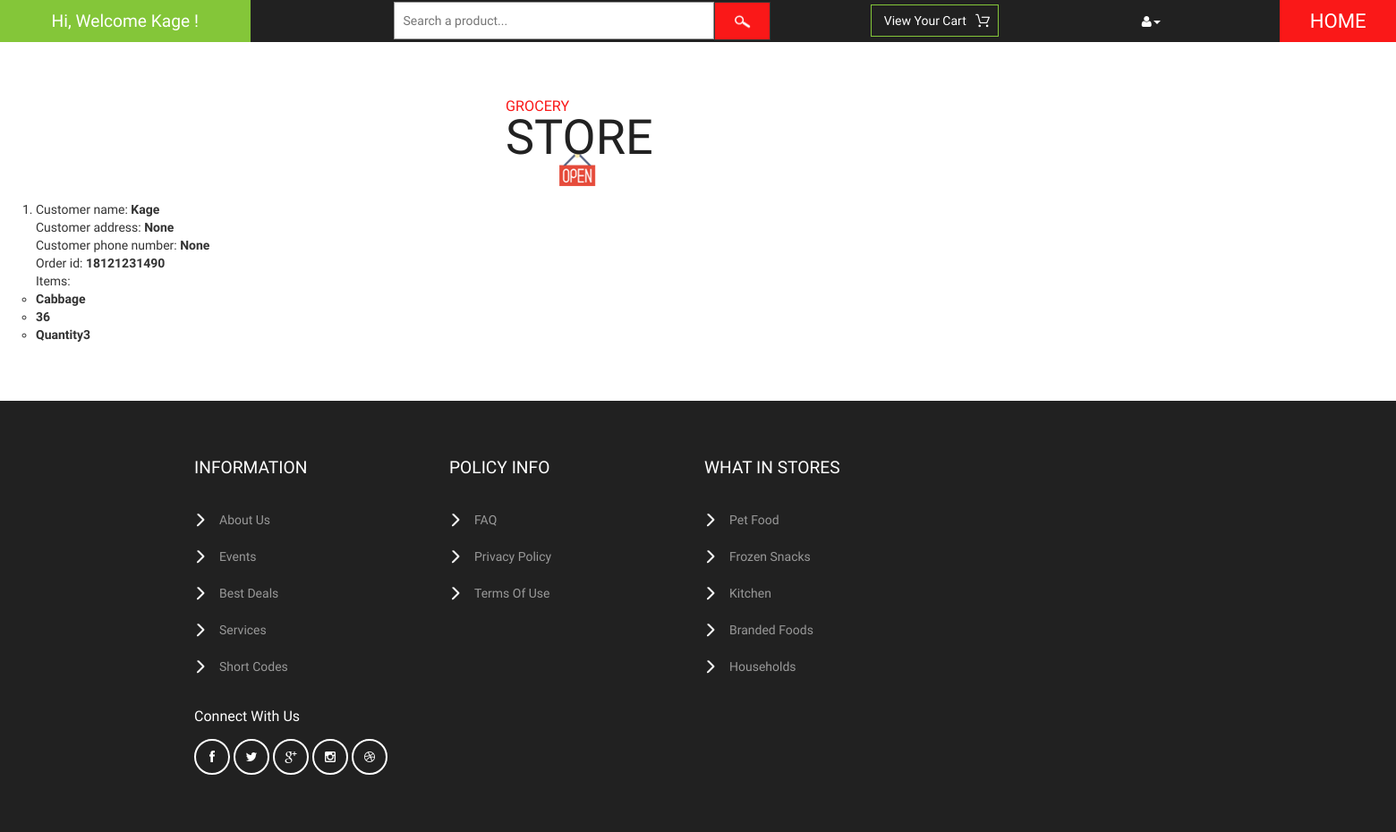
Page /vendor/show-orders/ (signed in) on the earlier database version.
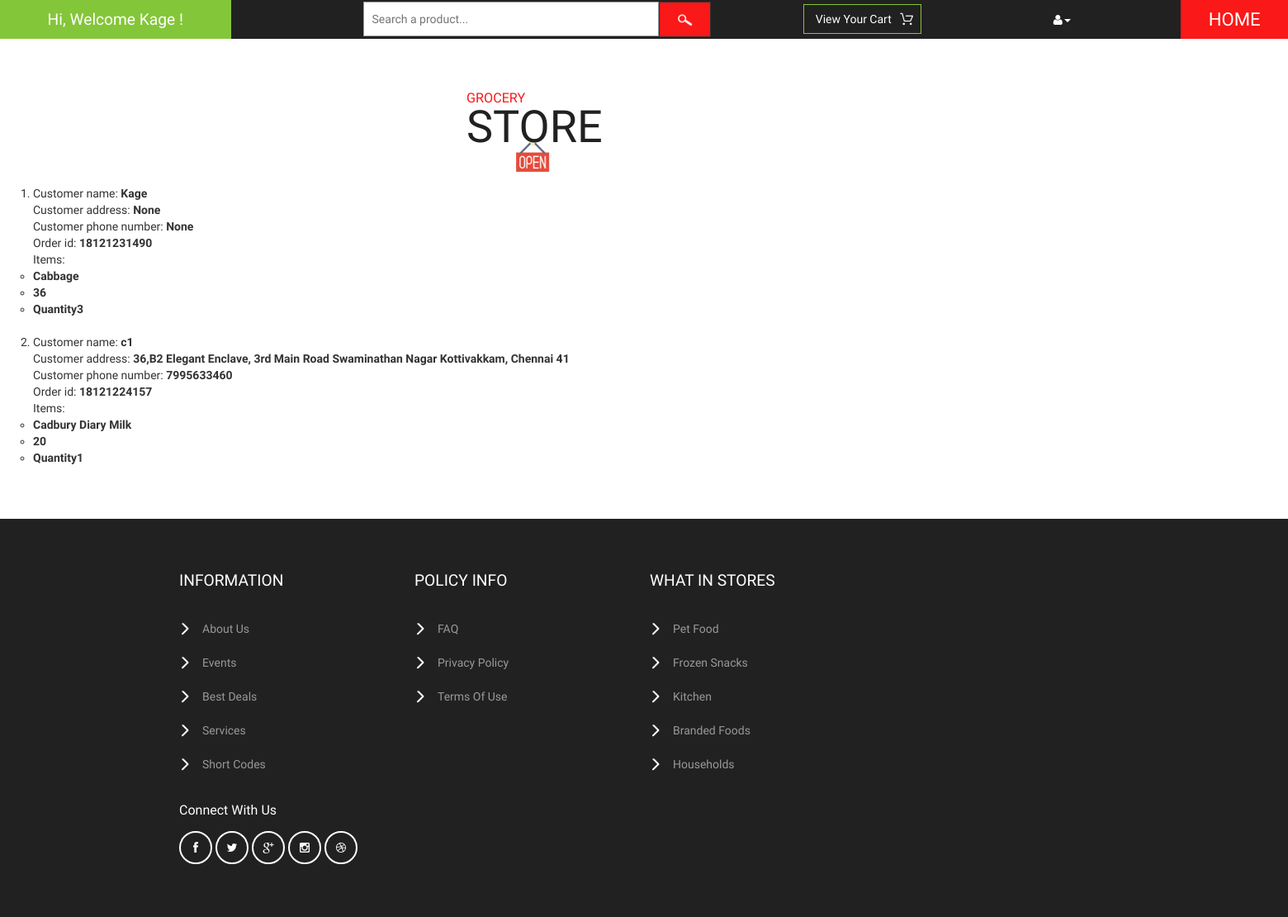
Same page on the later database version.
### cart/models.py (models this page shows, shortened)
class Order(models.Model):
    vendor = models.ManyToManyField(User)
    owner = models.ForeignKey(CustomerProfile, on_delete=models.SET_NULL, null=True, related_name='o')
    ref_code = models.CharField(max_length=20)
    items = models.ManyToManyField(OrderItem, related_name='item')
    is_ordered = models.BooleanField(default=False)
    date_ordered = models.DateTimeField(null=True)

class OrderItem(models.Model):
    vendor = models.ManyToManyField(User)
    product = models.ForeignKey(Product, on_delete=models.SET_NULL, null=True)
    is_ordered = models.BooleanField(default=False)
    date_added = models.DateTimeField(auto_now_add=True)
    date_ordered = models.DateTimeField(null=True)
    qty = models.IntegerField(null=True, default=1)
    ref_code = models.CharField(max_length=20)

### customer/models.py (models this page shows)
class CustomerProfile(models.Model):
    Customer = models.OneToOneField(User, on_delete=models.CASCADE, related_name='cus')
    prod = models.ManyToManyField(Product, blank=True)
    phone_number = models.IntegerField(null=True, validators=[MaxValueValidator(9999999999)])
    address = models.TextField(null=True)
    def __str__(self):
        return self.Customer.username

### vendor/models.py (models this page shows, shortened)
class Product(models.Model):
    category = models.ForeignKey(Category, on_delete=models.CASCADE)
    prod_name = models.CharField(max_length=150)
    ingredients = models.TextField(max_length=264, blank=True)
    stock = models.IntegerField(default=0)
    cost = models.IntegerField(default=0)
    brand = models.CharField(max_length=150, blank=True)
    prod_pic = models.FileField(upload_to='documents/', blank=True)
    created_at = models.DateTimeField(auto_now_add=True)
    updated_at = models.DateTimeField(auto_now=True)
    def __str__(self):
        return self.prod_name

### vendor/views.py (the view)
# urls.py: path('show-orders/', views.view_orders, name='view-orders'),
@login_required(login_url='vendor:actor_authentication:login_all')
@vendor_required
def view_orders(request):
    orders = Order.objects.filter(is_ordered=True, vendor=request.user)
    return render(request, 'vendor/show_orders.html', {'orders': orders})

### customer/templatetags/customer_filters.py (called while the page is built)
@register.simple_tag()
def multiply(qty, unit_price, *args, **kwargs):
    return qty * unit_price

### vendor/templates/vendor/show_orders.html
{% extends 'vendor/base.html' %}
{% load customer_filters %}
{% block content %}
<ol>
{% if user.is_authenticated %}
{% for order in orders %}
    <li>
    Customer name: <b>{{ order.owner }}</b><br>
    Customer address: <b>{{ order.owner.address }}</b><br>
    Customer phone number: <b>{{ order.owner.phone_number }}</b><br>
    Order id: <b>{{ order.ref_code }}</b><br>
    Items:
    <b>
    <ul>
    {% for item in order.items.all %}
        {% for vendor in item.vendor.all %}
            {% if user == vendor %}
                <li>{{ item.product }}</li>
                <li>{% multiply item.product.cost item.qty %}</li>
                <li>Quantity{{ item.qty }}</li>
            {% endif %}
        {% endfor %}
    {% endfor %}
    </ul>
    </b>
    <br>
    </li>
{% endfor %}
</ol>
{% endif %}
{% endblock %}

### vendor/templates/vendor/base.html (shortened to what this page needs)
{% load static %}
<!DOCTYPE html>
<html>
<head>
<link href="{% static 'customer/css/bootstrap.css' %}" rel="stylesheet" type="text/css" media="all" />
<link href="{% static 'customer/css/style.css' %}" rel="stylesheet" type="text/css" media="all" />
<link href="{% static 'customer/css/font-awesome.css' %}" rel="stylesheet" type="text/css" media="all" />
</head>
<body>
	<div class="header">
		<div class="offers">
            {% if user.is_authenticated %}
			<a>Hi, Welcome {{ user.username }} !</a>
            {% else %}
            <a>Hi, Welcome Today !</a>
            {% endif %}
		</div>
		<div class="search">
			<form action="{% url 'vendor:view_products' %}">
				<input type="text" name="q" placeholder="Search a product..." onfocus="this.value = '';" onblur="if (this.value == '') {this.value = 'Search a product...';}" required="">
				<input type="submit" value=" " name="search_button">
			</form>
		</div>
		<div class="product_list_header">
			<form action="{% url 'cart:order_summary' %}" method="post" class="last">
                <fieldset>
                    {% if user.is_authenticated %}
                        <input type="submit" name="submit" value="View your cart" class="button" />
                    {% endif %}
                </fieldset>
            </form>
		</div>
		<div class="header_right">
			<ul>
				<li class="dropdown profile_details_drop">
					<a href="#" class="dropdown-toggle" data-toggle="dropdown"><i class="fa fa-user" aria-hidden="true"></i><span class="caret"></span></a>
				</li>
			</ul>
		</div>
		<div class="header_right1">
			<h2><a href="{% url 'customer:home' %}">HOME</a></h2>
		</div>
	</div>
	<div class="logo_products">
		<div class="container" style="margin-left: 550px;">
			<div class="logo_products_left">
				<h1><a><span>Grocery</span> Store</a></h1>
			</div>
			<div class="clearfix"> </div>
		</div>
	</div>
{% block content %}
{% endblock %}
	<div class="footer">
		<div class="container" style="margin-left: 187px;">
			<div class="col-md-3 footer_grid">
				<h3>information</h3>
				<ul class="footer_grid_list">
					<li><a href="#">About Us</a></li>
                    <li><a href="#">Events</a></li>
                    <li><a href="#">Best Deals</a></li>
					<li><a href="#">Services</a></li>
					<li><a href="#">Short Codes</a></li>
				</ul>
			</div>
			<div class="col-md-3 footer_grid">
				<h3>policy info</h3>
				<ul class="footer_grid_list">
					<li><a href="#">FAQ</a></li>
					<li><a href="#">privacy policy</a></li>
					<li><a href="#">terms of use</a></li>
				</ul>
			</div>
			<div class="col-md-3 footer_grid">
				<h3>what in stores</h3>
				<ul class="footer_grid_list">
					<li><a href="#">Pet Food</a></li>
					<li><a href="#">Frozen Snacks</a></li>
					<li><a href="#">Kitchen</a></li>
					<li><a href="#">Branded Foods</a></li>
					<li><a href="#">Households</a></li>
				</ul>
			</div>
			<div class="clearfix"> </div>
			<div class="footer_grids">
				<div class="col-md-3 footer_grid footer_grids_footer">
					<div class="footer_grid_bottom">
						<h5>connect with us</h5>
						<ul class="social_icons">
							<li><a href="#" class="facebook"><i class="fa fa-facebook" aria-hidden="true"></i></a></li>
							<li><a href="#" class="twitter"><i class="fa fa-twitter" aria-hidden="true"></i></a></li>
							<li><a href="#" class="google"><i class="fa fa-google-plus" aria-hidden="true"></i></a></li>
							<li><a href="#" class="instagram"><i class="fa fa-instagram" aria-hidden="true"></i></a></li>
							<li><a href="#" class="dribbble"><i class="fa fa-dribbble" aria-hidden="true"></i></a></li>
						</ul>
					</div>
				</div>
				<div class="clearfix"> </div>
			</div>
		</div>
	</div>
</body>
</html>

Differences in the rows shown:
added Order: owner "c1", owner.address "36,B2 Elegant Enclave, 3rd Main Road Swaminathan Nagar Kottivakkam, Chennai 41", owner.phone_number "7995633460", ref_code "18121224157"
added OrderItem: product "Cadbury Diary Milk", product+qty "20", qty "1"
